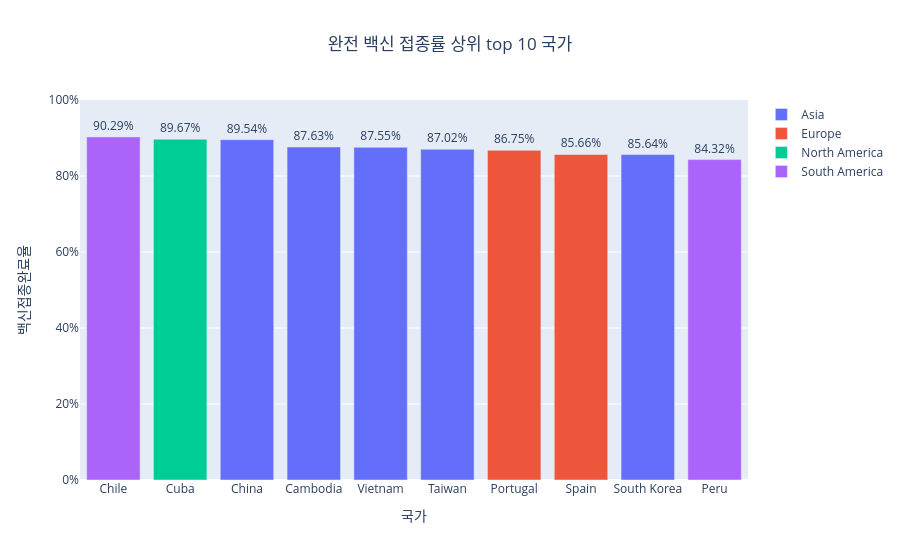

Notebook code cell kept with this figure:
### Code cell
import plotly.graph_objects as go
fig = go.Figure()

for continent, group in vaccine_top10.groupby('continent'): # (그룹명:continent, 데이터:group)
    fig.add_trace(go.Bar(
        x = group['location'],
        y = group['인구백명당백신접종완료율'],
        name = continent,
        text = group['인구백명당백신접종완료율'],
        textposition = 'outside',
        texttemplate = '%{text}%')
                 )
fig.update_layout(
    title = dict(text = '완전 백신 접종률 상위 top 10 국가', x = 0.5),
    xaxis = dict(title = '국가', categoryorder = 'total descending'), # 정렬
    yaxis = dict(title = '백신접종완료율', ticksuffix = '%', range = (0, 100)))

fig.show()

### Figure 1 — Plotly figure (JSON) as saved in the notebook; plotly's stock layout.template omitted (floating-point values rounded to 4 significant figures)
{"data": [{"name": "Asia", "text": [89.54, 87.63, 87.55, 87.02, 85.64], "textposition": "outside", "texttemplate": "%{text}%", "type": "bar", "x": ["China", "Cambodia", "Vietnam", "Taiwan", "South Korea"], "y": [89.54, 87.63, 87.55, 87.02, 85.64]}, {"name": "Europe", "text": [86.75, 85.66], "textposition": "outside", "texttemplate": "%{text}%", "type": "bar", "x": ["Portugal", "Spain"], "y": [86.75, 85.66]}, {"name": "North America", "text": [89.67], "textposition": "outside", "texttemplate": "%{text}%", "type": "bar", "x": ["Cuba"], "y": [89.67]}, {"name": "South America", "text": [90.29, 84.32], "textposition": "outside", "texttemplate": "%{text}%", "type": "bar", "x": ["Chile", "Peru"], "y": [90.29, 84.32]}], "layout": {"title": {"text": "완전 백신 접종률 상위 top 10 국가", "x": 0.5}, "xaxis": {"categoryorder": "total descending", "title": {"text": "국가"}}, "yaxis": {"range": [0, 100], "ticksuffix": "%", "title": {"text": "백신접종완료율"}}}}
